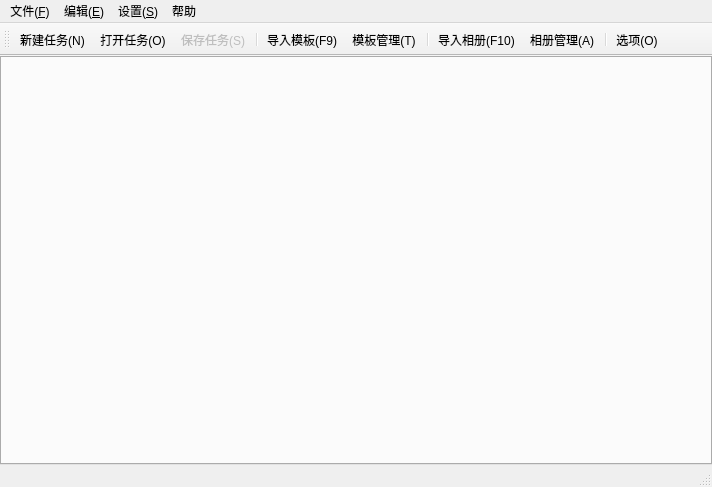
<?xml version="1.0" encoding="UTF-8"?>
<ui version="4.0">
 <class>MainWindow</class>
 <widget class="QMainWindow" name="MainWindow">
  <property name="geometry">
   <rect>
    <x>0</x>
    <y>0</y>
    <width>712</width>
    <height>487</height>
   </rect>
  </property>
  <property name="minimumSize">
   <size>
    <width>0</width>
    <height>0</height>
   </size>
  </property>
  <property name="windowTitle">
   <string>相册编辑工具</string>
  </property>
  <property name="windowIcon">
   <iconset resource="images.qrc">
    <normaloff>:/images/logo.png</normaloff>:/images/logo.png</iconset>
  </property>
  <widget class="QWidget" name="centralWidget">
   <layout class="QGridLayout" name="gridLayout">
    <property name="margin">
     <number>0</number>
    </property>
    <property name="spacing">
     <number>0</number>
    </property>
    <item row="0" column="0">
     <widget class="QTabWidget" name="tabWidget">
      <property name="sizePolicy">
       <sizepolicy hsizetype="Preferred" vsizetype="Preferred">
        <horstretch>0</horstretch>
        <verstretch>0</verstretch>
       </sizepolicy>
      </property>
      <property name="autoFillBackground">
       <bool>false</bool>
      </property>
      <property name="currentIndex">
       <number>-1</number>
      </property>
      <property name="tabsClosable">
       <bool>true</bool>
      </property>
     </widget>
    </item>
   </layout>
  </widget>
  <widget class="QMenuBar" name="menuBar">
   <property name="geometry">
    <rect>
     <x>0</x>
     <y>0</y>
     <width>712</width>
     <height>23</height>
    </rect>
   </property>
   <widget class="QMenu" name="fileMenu">
    <property name="title">
     <string>文件(&amp;F)</string>
    </property>
    <addaction name="newAction"/>
    <addaction name="openAction"/>
    <addaction name="saveAction"/>
    <addaction name="saveasAction"/>
    <addaction name="closeAction"/>
    <addaction name="separator"/>
    <addaction name="importTemplatesAction"/>
    <addaction name="importAlbumsAction"/>
    <addaction name="separator"/>
    <addaction name="exitAction"/>
   </widget>
   <widget class="QMenu" name="editMenu">
    <property name="title">
     <string>编辑(&amp;E)</string>
    </property>
   </widget>
   <widget class="QMenu" name="menu_3">
    <property name="title">
     <string>帮助</string>
    </property>
   </widget>
   <widget class="QMenu" name="settingMenu">
    <property name="title">
     <string>设置(&amp;S)</string>
    </property>
    <addaction name="manageTemplateAction"/>
    <addaction name="manageAlbumAction"/>
    <addaction name="optionAction"/>
   </widget>
   <addaction name="fileMenu"/>
   <addaction name="editMenu"/>
   <addaction name="settingMenu"/>
   <addaction name="menu_3"/>
  </widget>
  <widget class="QToolBar" name="mainToolBar">
   <property name="enabled">
    <bool>true</bool>
   </property>
   <attribute name="toolBarArea">
    <enum>TopToolBarArea</enum>
   </attribute>
   <attribute name="toolBarBreak">
    <bool>false</bool>
   </attribute>
   <addaction name="newAction"/>
   <addaction name="openAction"/>
   <addaction name="saveAction"/>
   <addaction name="separator"/>
   <addaction name="importTemplatesAction"/>
   <addaction name="manageTemplateAction"/>
   <addaction name="separator"/>
   <addaction name="importAlbumsAction"/>
   <addaction name="manageAlbumAction"/>
   <addaction name="separator"/>
   <addaction name="optionAction"/>
  </widget>
  <widget class="QStatusBar" name="statusBar">
   <property name="styleSheet">
    <string notr="true"/>
   </property>
  </widget>
  <action name="newAction">
   <property name="icon">
    <iconset resource="images.qrc">
     <normaloff>:/images/new.png</normaloff>:/images/new.png</iconset>
   </property>
   <property name="text">
    <string>新建任务(&amp;N)</string>
   </property>
   <property name="shortcut">
    <string>Ctrl+N</string>
   </property>
  </action>
  <action name="openAction">
   <property name="icon">
    <iconset resource="images.qrc">
     <normaloff>:/images/open.png</normaloff>:/images/open.png</iconset>
   </property>
   <property name="text">
    <string>打开任务(&amp;O)</string>
   </property>
   <property name="toolTip">
    <string>打开任务</string>
   </property>
   <property name="shortcut">
    <string>Ctrl+O</string>
   </property>
  </action>
  <action name="saveAction">
   <property name="enabled">
    <bool>false</bool>
   </property>
   <property name="icon">
    <iconset resource="images.qrc">
     <normaloff>:/images/save.png</normaloff>:/images/save.png</iconset>
   </property>
   <property name="text">
    <string>保存任务(S)</string>
   </property>
   <property name="toolTip">
    <string>保存任务(S)</string>
   </property>
   <property name="shortcut">
    <string>Ctrl+S</string>
   </property>
  </action>
  <action name="saveasAction">
   <property name="text">
    <string>另存为(A)...</string>
   </property>
   <property name="shortcut">
    <string>Ctrl+Shift+S</string>
   </property>
  </action>
  <action name="importTemplatesAction">
   <property name="text">
    <string>导入模板(&amp;F9)</string>
   </property>
   <property name="toolTip">
    <string>导入模板(F9)</string>
   </property>
   <property name="shortcut">
    <string>F9</string>
   </property>
  </action>
  <action name="importAlbumsAction">
   <property name="text">
    <string>导入相册(&amp;F10)</string>
   </property>
   <property name="toolTip">
    <string>模板管理(F10)</string>
   </property>
   <property name="shortcut">
    <string>F10</string>
   </property>
  </action>
  <action name="closeAction">
   <property name="text">
    <string>关闭任务(&amp;C)</string>
   </property>
   <property name="shortcut">
    <string>Ctrl+W</string>
   </property>
  </action>
  <action name="exitAction">
   <property name="text">
    <string>退出(&amp;X)</string>
   </property>
   <property name="toolTip">
    <string>关闭退出</string>
   </property>
  </action>
  <action name="manageTemplateAction">
   <property name="text">
    <string>模板管理(&amp;T)</string>
   </property>
  </action>
  <action name="manageAlbumAction">
   <property name="text">
    <string>相册管理(&amp;A)</string>
   </property>
  </action>
  <action name="optionAction">
   <property name="text">
    <string>选项(&amp;O)</string>
   </property>
   <property name="toolTip">
    <string>配置选项</string>
   </property>
  </action>
 </widget>
 <layoutdefault spacing="6" margin="11"/>
 <resources>
  <include location="images.qrc"/>
 </resources>
 <connections/>
</ui>
